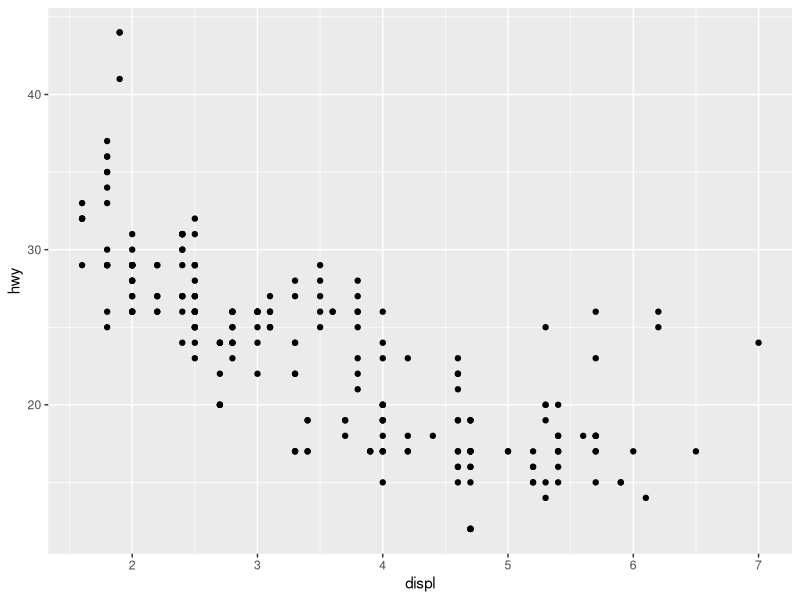
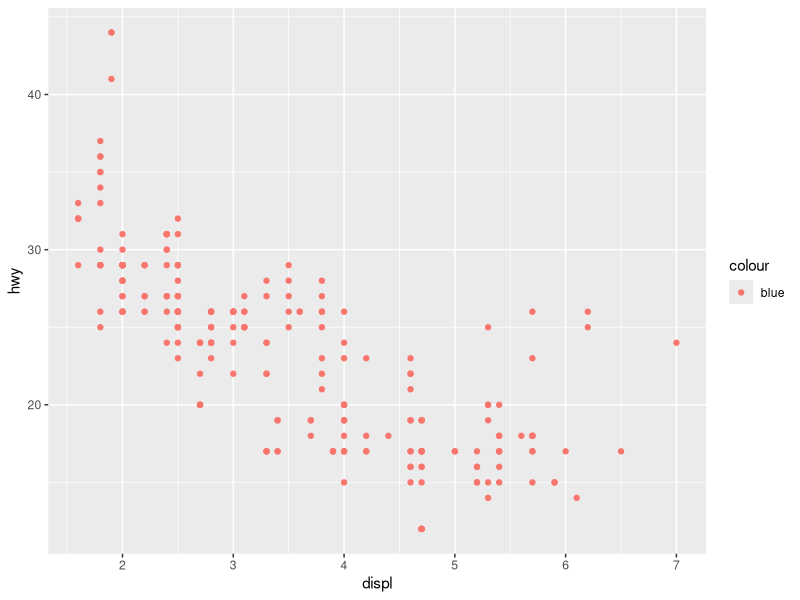
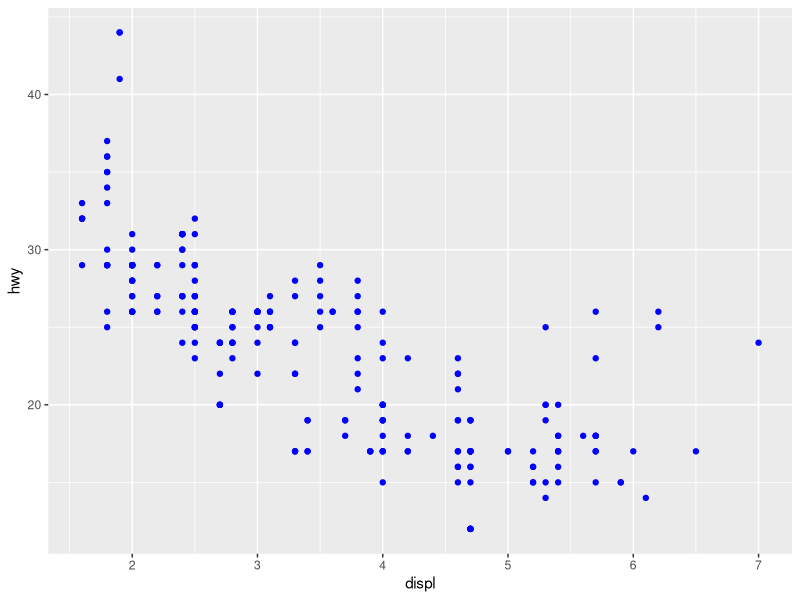
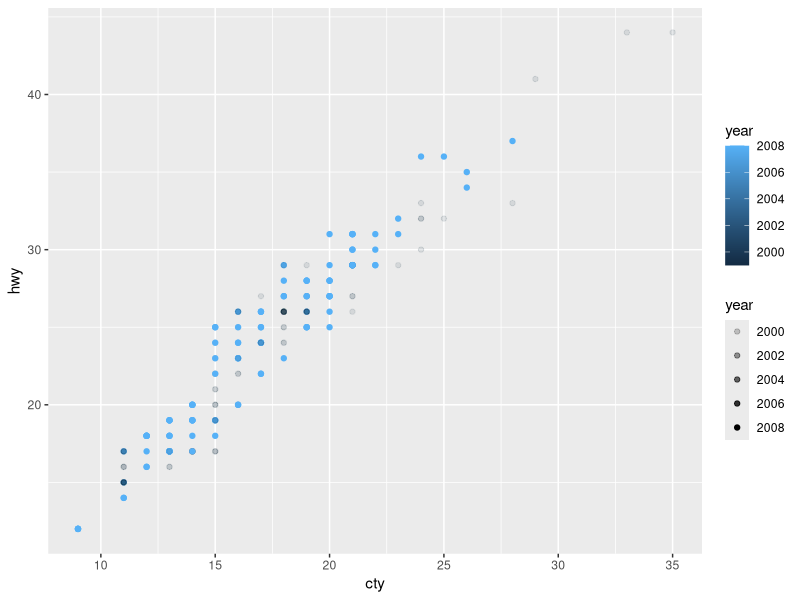
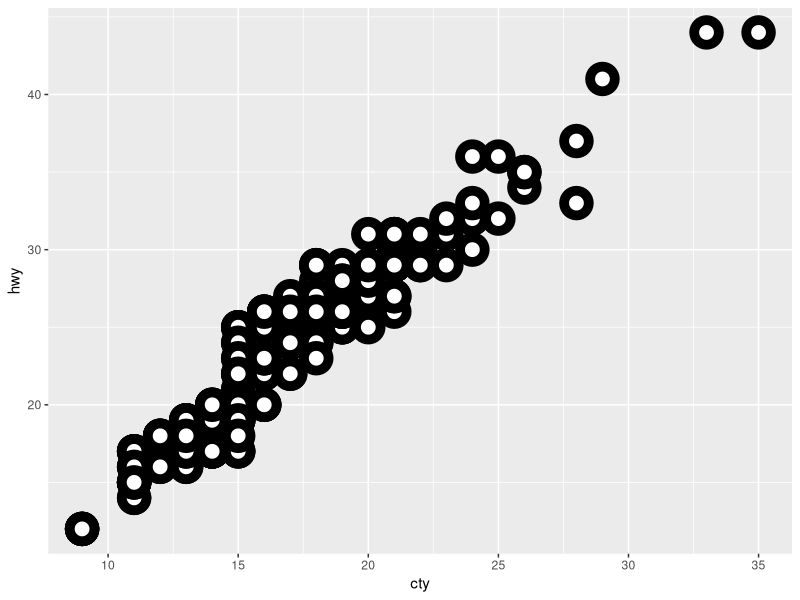
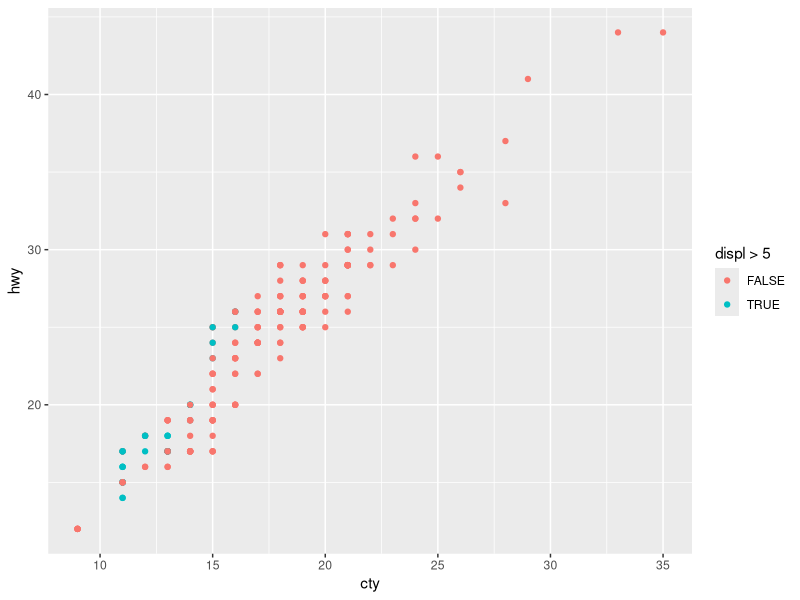
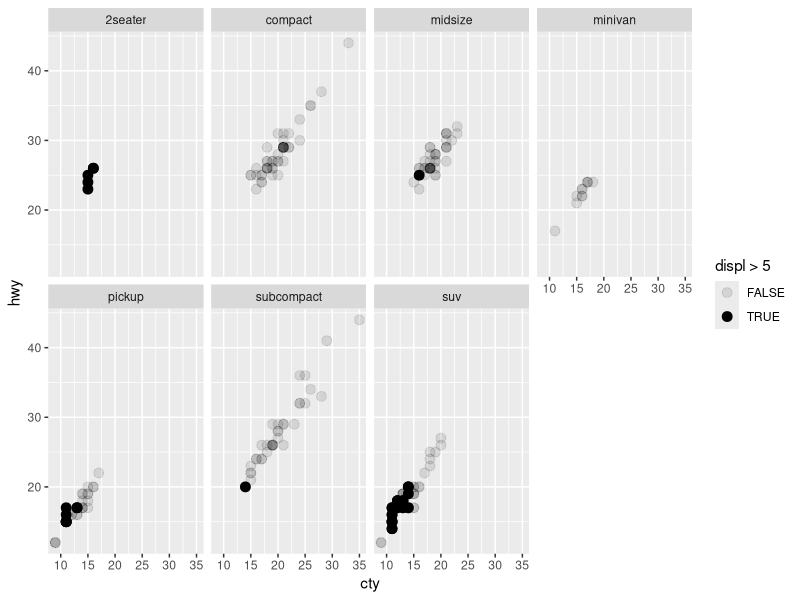
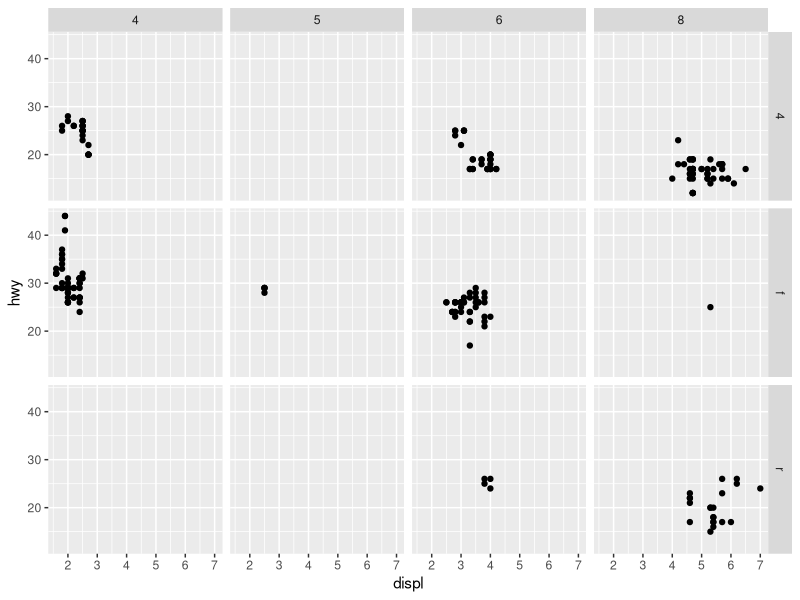

These figures' R source, in order:
# R for data science 
library(tidyverse)
mpg # built-in dataframe variable from tidyverse
head(mpg)
?mpg

# displ = engine size ; hwy = fuel efficiency
# An aesthetic is a visual property of the VARIABLES in the plot.
# Aesthetics do not refer how something looks, but to which VARIABLE is MAPPED ONTO IT.

ggplot(data = mpg) + 
  # geom_point adds a layer of points ; mapping/ aes = specify which variables to match
  geom_point(mapping = aes(x = displ, y = hwy))

# color placement
ggplot(data = mpg) + 
  geom_point(mapping = aes(x = displ, y = hwy, color = 'blue')) # here the color is interpreted as a categorical variable with one value 

ggplot(data = mpg) + 
  geom_point(mapping = aes(x = displ, y = hwy), color = "blue")

# Map a continuous variable to color, 
# size, and shape. 
# How do these aesthetics behave differently for categorical vs. continuous variables?
ggplot(data = mpg) + 
  geom_point(mapping = aes(x = cty, y = hwy, alpha=year, color=year))

# the stroke parameter
ggplot(mpg, aes(x = cty, y = hwy)) +
  geom_point(shape = 21, colour = "black", fill = "white", size = 5, stroke = 5)

# What happens if you map an aesthetic to something other than a variable name, like aes(colour = displ < 5)?
ggplot(mpg) +
  geom_point(aes(cty, hwy, color= displ > 5))

# Facets 
ggplot(data = mpg) +
  geom_point(mapping = aes(x=cty, y=hwy, alpha=displ > 5), size=3) +
  facet_wrap(~ class, nrow=2) # the ~ follows the variable name from each we will split the data

ggplot(data = mpg) + 
  geom_point(mapping = aes(x = displ, y = hwy)) + 
  facet_grid(drv ~ cyl)

unique(mpg$drv)

# Exercises
# The empty plots means that no car meets both the conditions at the same time
ggplot(data = mpg) + 
  geom_point(mapping = aes(x = drv, y = cyl)) +
  facet_grid(drv ~ cyl)

# What plots does the following code make? What does . do?
# placing a . after the ~ maps facets in rows and placing it before the ~ makes facets columns 

ggplot(data = mpg) + 
  geom_point(mapping = aes(x = displ, y = hwy)) +
  facet_grid(drv ~ .)

ggplot(data = mpg) + 
  geom_point(mapping = aes(x = displ, y = hwy)) +
  facet_grid(. ~ cyl)

# What are the advantages to using faceting instead of the colour aesthetic? 
# Better visualization on the trends of each class
# What are the disadvantages? 
# If the variable has two many options, it gets to clumsy and it may be harder to compare the trend between classes in different plots
# How might the balance change if you had a larger dataset?
# A larger dataset means more data points which could have a weaker vis 

ggplot(data = mpg) + 
  geom_point(mapping = aes(x = displ, y = hwy)) + 
  facet_wrap(~ class, nrow= 2)

# Geometric objects 
